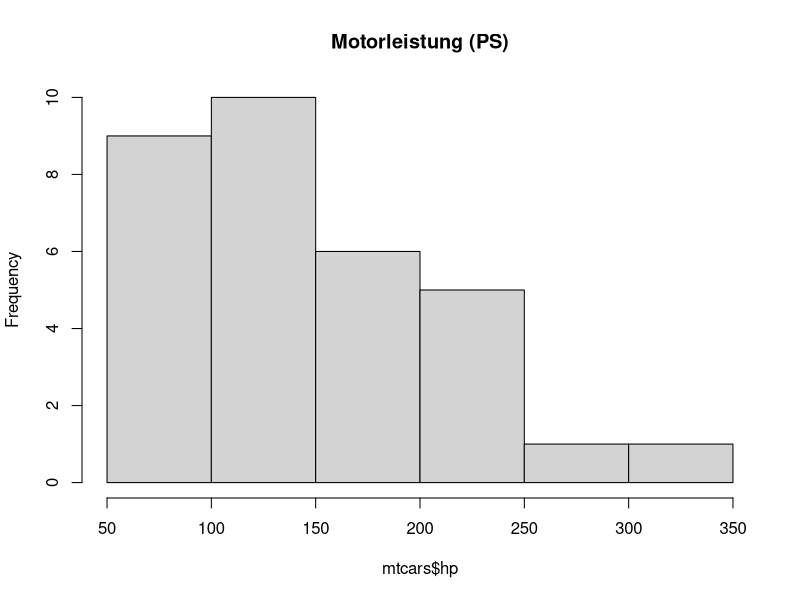
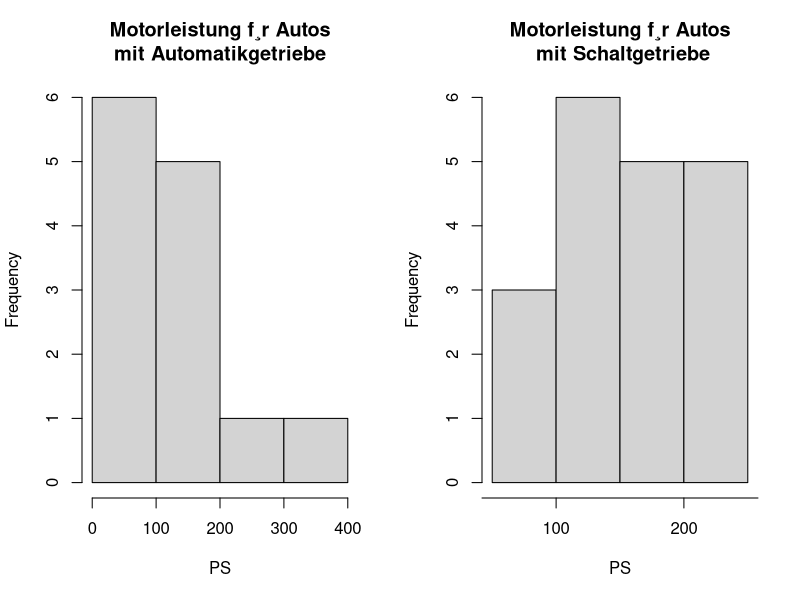

These figures' R source, in order:
mtcars

mtcars$cyl

hist(mtcars$hp, main='Motorleistung (PS)')

opar <- par(no.readonly=TRUE)
par(mfrow=c(1,2))
hist(mtcars[mtcars$am==1,]$hp, 
     main='Motorleistung f¸r Autos\nmit Automatikgetriebe', xlab='PS',
     breaks=4, 
     xaxt='n')
axis(side=1, at=seq(0,400, 100), labels=seq(0,400,100))
hist(mtcars[mtcars$am==0,]$hp, 
     main='Motorleistung f¸r Autos\n mit Schaltgetriebe', xlab='PS',
     breaks=4, 
     xaxt='n')
axis(side=1, at=seq(0,400, 100), labels=seq(0,400,100))
par(opar)

